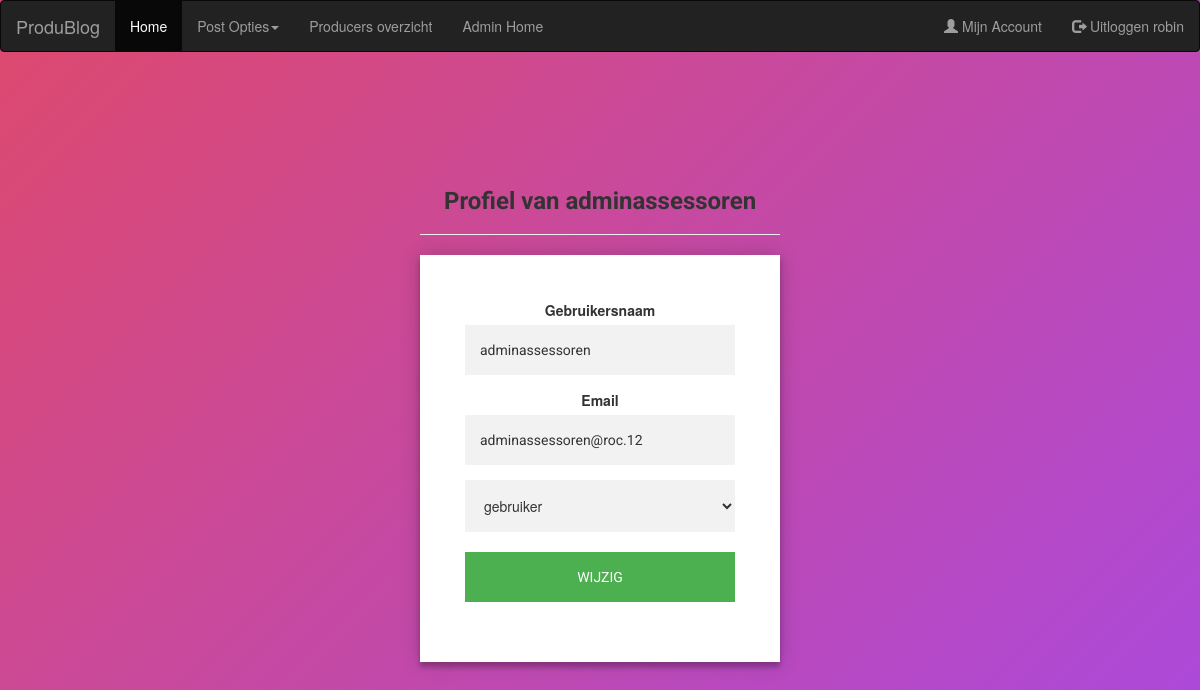
The app's page /Produblog/edituser.php?id=34 (signed in) with its own data.
### tables this page shows
CREATE TABLE `users` (
  `idUsers` int(11) NOT NULL,
  `username` varchar(255) DEFAULT NULL,
  `password` varchar(255) DEFAULT NULL,
  `usertype` varchar(32) DEFAULT NULL,
  `email` varchar(255) DEFAULT NULL,
  `date` date DEFAULT NULL
);

### Produblog/assets/includes/include.php (called while the page is built, shortened)
<?php
  require_once('header.php');
  require_once('functions/functions.php');
  ?>

### Produblog/assets/includes/functions/functions.php (called while the page is built, shortened)
<?php
function getProfileA($id = null){
$input_parameters = array();
$con = getDBConnection();
$sql = "SELECT * FROM users";
if($id != null ){
$sql .= " WHERE idUsers=? ";
array_push($input_parameters , $id);
}
$stmt = $con->prepare($sql);
$stmt->execute($input_parameters);
return $id != null ? $stmt->fetch() : $stmt->fetchAll();
}
function html($text){
    return htmlspecialchars($text, ENT_QUOTES | ENT_SUBSTITUTE, 'UTF-8');
}
?>

### Produblog/edituser.php (the view)
<?php
 require_once('assets/includes/include.php');
 $id = $_GET["id"];
  if(isset($_SESSION['usertype']) && $_SESSION['usertype'] == 'admin'){
		    $gebruiker = getProfileA($id);
        echo"
			<div class='login-page'>
					<h3 class='font' >Profiel van ".html($gebruiker->username)."</h3>
					<hr class='hr'>
					<div class='form'>
						<form class='register-form' method='POST' action='ac_user.php'>
							<div class='caption loginText'>
								<input type='hidden' name='id' value='".html($gebruiker->idUsers)."' >
								<label>Gebruikersnaam</label>
								<input class='form__field' name='username' value='".html($gebruiker->username)."' >
								</br>
								<label>Email</label>
								<input class='form__field' name='email' value='".html($gebruiker->email)."'>
								</br>
								<select class='form__field' name='usertype' value='".html($gebruiker->usertype)."'>
								<label>Usertype</label>
									<option value='gebruiker'>gebruiker</option>
									<option value='producer'>producer</option>
									<option value='admin'>admin</option>
								</select>
								</br>
								</br>
								<input class='insert_btn' type='submit' value='Wijzig'  name='UpdateA'>
							</div>
						</form>
					</div>
            </div>";
	}else{
		echo"
		you do not have access to this page
		<h3 class='loginText'><a class='loginText' href='home.php'>Go home</a></h3>";
	}
?>
<?php include_once('assets/includes/footer.php'); ?>

### Produblog/assets/includes/header.php (shortened to what this page needs)
<!DOCTYPE html>
<html lang="en">
<head>
  <link rel="stylesheet" href="assets/css/style.css">
  <link rel="stylesheet" href="https://maxcdn.bootstrapcdn.com/bootstrap/3.4.1/css/bootstrap.min.css">
</head>
<nav class="navbar navbar-inverse">
<?php
	$con = getDBConnection();
		if(isset($_SESSION['idUsers'])){
			$query = "SELECT idUsers, username, email, usertype FROM users WHERE idUsers = :idUsers";
			$user =  $con->prepare($query);
			$user->bindValue(':idUsers', $_SESSION['idUsers']);
			$user->execute();
			$result = $user->fetch(PDO::FETCH_ASSOC);
			echo"
			  <div class='container-fluid'>
				<div class='navbar-header'>
				  <a class='navbar-brand' href='home.php'>ProduBlog</a>
				</div>
				<ul class='nav navbar-nav'>
				  <li class='active'><a href='home.php'>Home</a></li>
			";
			if(isset($_SESSION['usertype']) && ( ($_SESSION['usertype'] == 'producer')  or ($_SESSION['usertype'] == 'admin') ) ){
				echo"  <li class='dropdown'><a class='dropdown-toggle' data-toggle='dropdown' href='#''>Post Opties<span class='caret'></span></a>
					<ul class='dropdown-menu'>
				  <li><a href='mijnposts.php?id=".$_SESSION['idUsers']."'>Mijn Posts</a></li>
				  <li><a href='producer_posts_create.php'>Creëer Post</a></li>
				  </ul>
				  </li>
				";
			  }
			  echo"
				  <li><a href='produceroverzicht.php'>Producers overzicht</a></li>
			";
			  if(isset($_SESSION['usertype']) && $_SESSION['usertype'] == 'admin'){
				echo "  <li><a href='admin_home.php'>Admin Home</a></li> ";
			  }
			echo"
				</ul>
					<ul class='nav navbar-nav navbar-right'>
						<li><a href='mijnaccount.php'><span class='glyphicon glyphicon-user'></span> Mijn Account</a></li>
						<li><a href='logout.php'><span class='glyphicon glyphicon-log-out'></span> Uitloggen ".$result['username']."</a></li>
					</ul>
			</div>
			";
		}
?>
</nav>
<body>

### Produblog/assets/css/style.css (style rules this page uses)
* { margin: 0px; padding: 0px; }
body { background-image: url("../assets/images/produbg.jpg"); font-size: 120%; background: rgb(222,73,109); background: -moz-linear-gradient(-45deg, rgba(222,73,109,1) 0%, rgba(171,73,222,1) 100%); background: -webkit-gradient(linear, left top, right bottom, color-stop(0%,rgba(222,73,109,1)), color-stop(100%,rgba(171,73,222,1))); background: -webkit-linear-gradient(-45deg, rgba(222,73,109,1) 0%,rgba(171,73,222,1) 100%); background: -o-linear-gradient(-45deg, rgba(222,73,109,1) 0%,rgba(171,73,222,1) 100%); background: -ms-linear-gradient(-45deg, rgba(222,73,109,1) 0%,rgba(171,73,222,1) 100%); background: linear-gradient(135deg, rgba(222,73,109,1) 0%,rgba(171,73,222,1) 100%); font-family: "Roboto", sans-serif; -webkit-font-smoothing: antialiased; -moz-osx-font-smoothing: grayscale; }
.login-page { width: 360px; padding: 8% 0 0; margin: auto; }
.form { position: relative; z-index: 1; background: #FFFFFF; max-width: 360px; margin: 0 auto 100px; padding: 45px; text-align: center; box-shadow: 0 0 20px 0 rgba(0, 0, 0, 0.2), 0 5px 5px 0 rgba(0, 0, 0, 0.24); }
.form input, select { font-family: "Roboto", sans-serif; outline: 0; background: #f2f2f2; width: 100%; border: 0; margin: 0 0 15px; padding: 15px; box-sizing: border-box; font-size: 14px; }
.form .insert_btn { font-family: "Roboto", sans-serif; text-transform: uppercase; outline: 0; background: #4CAF50; width: 100%; border: 0; padding: 15px; color: #FFFFFF; font-size: 14px; -webkit-transition: all 0.3 ease; transition: all 0.3 ease; cursor: pointer; }
.font { text-align: center; font-family: "Roboto", sans-serif; font-weight: bold; }

### records on screen
users: username "robin"
users: username "adminassessoren", email "adminassessoren@roc.12", usertype "gebruiker"
